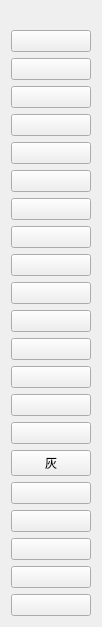
<?xml version="1.0" encoding="UTF-8"?>
<ui version="4.0">
 <class>ToolForm</class>
 <widget class="QWidget" name="ToolForm">
  <property name="geometry">
   <rect>
    <x>0</x>
    <y>0</y>
    <width>63</width>
    <height>537</height>
   </rect>
  </property>
  <property name="windowTitle">
   <string>Tool</string>
  </property>
  <property name="styleSheet">
   <string notr="true"/>
  </property>
  <layout class="QVBoxLayout" name="verticalLayout">
   <property name="topMargin">
    <number>30</number>
   </property>
   <item>
    <widget class="QPushButton" name="groupControlBtn">
     <property name="toolTip">
      <string>group control</string>
     </property>
     <property name="text">
      <string/>
     </property>
    </widget>
   </item>
   <item>
    <widget class="QPushButton" name="fullScreenBtn">
     <property name="toolTip">
      <string>full screen (Ctrl+F)</string>
     </property>
     <property name="text">
      <string/>
     </property>
    </widget>
   </item>
   <item>
    <spacer name="verticalSpacer">
     <property name="orientation">
      <enum>Qt::Vertical</enum>
     </property>
     <property name="sizeHint" stdset="0">
      <size>
       <width>20</width>
       <height>40</height>
      </size>
     </property>
    </spacer>
   </item>
   <item>
    <widget class="QPushButton" name="expandNotifyBtn">
     <property name="toolTip">
      <string>expand notify (Ctrl+N)</string>
     </property>
     <property name="text">
      <string/>
     </property>
    </widget>
   </item>
   <item>
    <widget class="QPushButton" name="expandSettingsBtn">
     <property name="toolTip">
      <string>expand settings panel (Ctrl+Alt+N)</string>
     </property>
     <property name="text">
      <string/>
     </property>
    </widget>
   </item>
   <item>
    <widget class="QPushButton" name="rotateBtn">
     <property name="toolTip">
      <string>rotate device (Ctrl+R)</string>
     </property>
     <property name="text">
      <string/>
     </property>
    </widget>
   </item>
   <item>
    <widget class="QPushButton" name="touchBtn">
     <property name="toolTip">
      <string>touch switch</string>
     </property>
     <property name="text">
      <string/>
     </property>
    </widget>
   </item>
   <item>
    <widget class="QPushButton" name="openScreenBtn">
     <property name="toolTip">
      <string>open screen</string>
     </property>
     <property name="text">
      <string/>
     </property>
    </widget>
   </item>
   <item>
    <widget class="QPushButton" name="closeScreenBtn">
     <property name="toolTip">
      <string>close screen (Ctrl+O)</string>
     </property>
     <property name="text">
      <string/>
     </property>
    </widget>
   </item>
   <item>
    <widget class="QPushButton" name="powerBtn">
     <property name="toolTip">
      <string>power (Ctrl+P)</string>
     </property>
     <property name="text">
      <string/>
     </property>
    </widget>
   </item>
   <item>
    <widget class="QPushButton" name="volumeUpBtn">
     <property name="toolTip">
      <string>volume up (Ctrl+Up)</string>
     </property>
     <property name="text">
      <string/>
     </property>
    </widget>
   </item>
   <item>
    <widget class="QPushButton" name="volumeDownBtn">
     <property name="toolTip">
      <string>volume down (Ctrl+Down)</string>
     </property>
     <property name="text">
      <string/>
     </property>
    </widget>
   </item>
   <item>
    <widget class="QPushButton" name="appSwitchBtn">
     <property name="toolTip">
      <string>app switch (Ctrl+S)</string>
     </property>
     <property name="text">
      <string/>
     </property>
    </widget>
   </item>
   <item>
    <widget class="QPushButton" name="menuBtn">
     <property name="toolTip">
      <string>menu (Ctrl+M)</string>
     </property>
     <property name="text">
      <string/>
     </property>
    </widget>
   </item>
   <item>
    <widget class="QPushButton" name="homeBtn">
     <property name="toolTip">
      <string>home (Ctrl+H)</string>
     </property>
     <property name="text">
      <string/>
     </property>
    </widget>
   </item>
   <item>
    <widget class="QPushButton" name="returnBtn">
     <property name="toolTip">
      <string>return (Ctrl+B)</string>
     </property>
     <property name="text">
      <string/>
     </property>
    </widget>
   </item>
   <item>
    <widget class="QPushButton" name="grayBtn">
     <property name="toolTip">
      <string>grayscale (toggle)</string>
     </property>
     <property name="text">
      <string>灰</string>
     </property>
    </widget>
   </item>
   <item>
    <widget class="QPushButton" name="screenShotBtn">
     <property name="toolTip">
      <string>screen shot</string>
     </property>
     <property name="text">
      <string/>
     </property>
    </widget>
   </item>
   <item>
    <widget class="QPushButton" name="cameraTorchBtn">
     <property name="toolTip">
      <string>torch</string>
     </property>
     <property name="text">
      <string/>
     </property>
    </widget>
   </item>
   <item>
    <widget class="QPushButton" name="cameraZoomOutBtn">
     <property name="toolTip">
      <string>zoom out</string>
     </property>
     <property name="text">
      <string/>
     </property>
    </widget>
   </item>
   <item>
    <widget class="QPushButton" name="cameraZoomInBtn">
     <property name="toolTip">
      <string>zoom in</string>
     </property>
     <property name="text">
      <string/>
     </property>
    </widget>
   </item>
   <item>
    <widget class="QPushButton" name="clipboardBtn">
     <property name="toolTip">
      <string>copy clipboard text</string>
     </property>
     <property name="text">
      <string/>
     </property>
    </widget>
    </item>
  </layout>
 </widget>
 <resources/>
 <connections/>
</ui>
